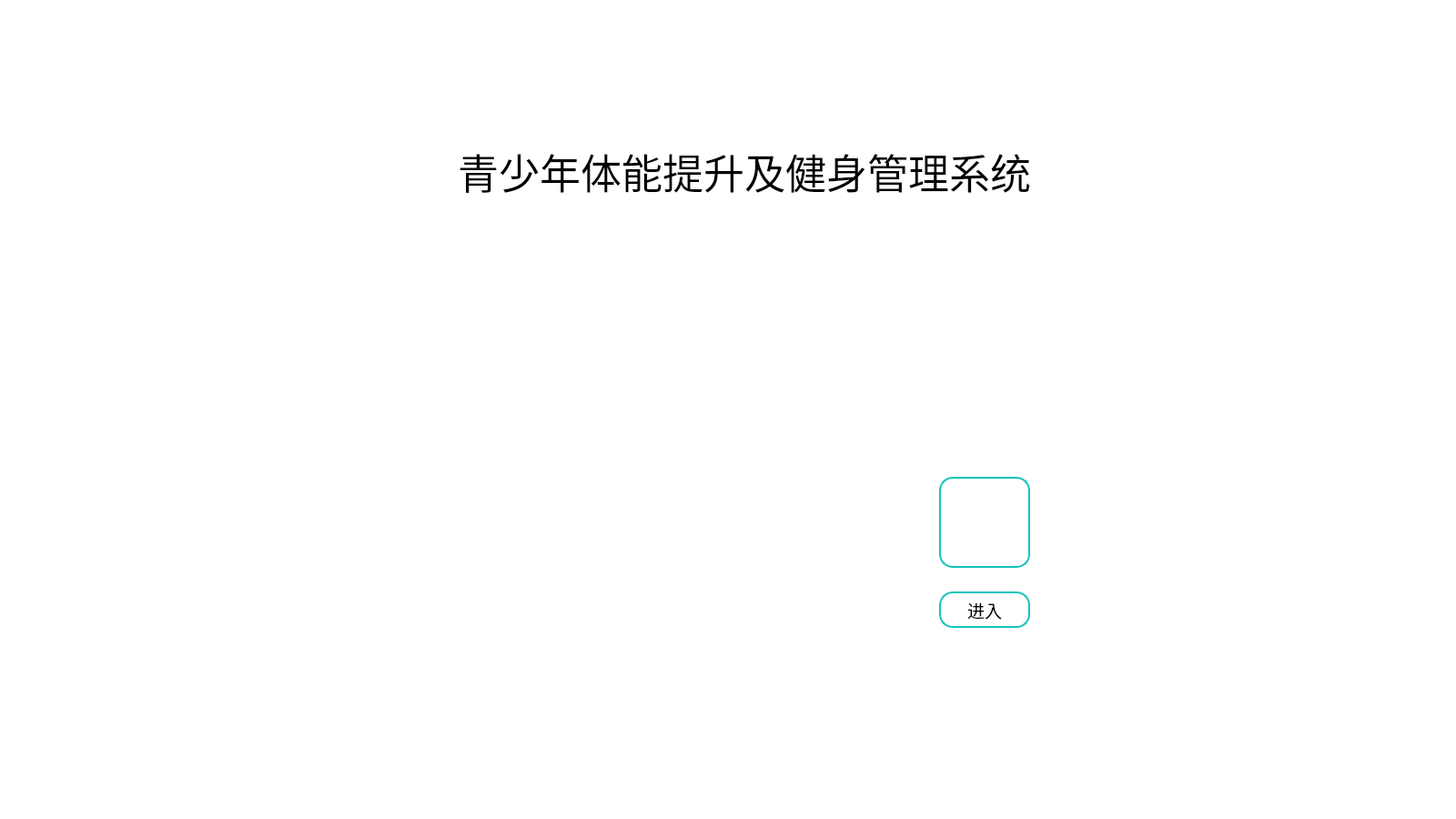
<?xml version="1.0" encoding="UTF-8"?>
<ui version="4.0">
 <class>MainWindow</class>
 <widget class="QMainWindow" name="MainWindow">
  <property name="geometry">
   <rect>
    <x>0</x>
    <y>0</y>
    <width>1600</width>
    <height>900</height>
   </rect>
  </property>
  <property name="font">
   <font>
    <pointsize>16</pointsize>
    <weight>75</weight>
    <bold>true</bold>
   </font>
  </property>
  <property name="windowTitle">
   <string>MainWindow</string>
  </property>
  <property name="styleSheet">
   <string notr="true">background-color: rgb(255, 255, 255);
border-radius:15px;</string>
  </property>
  <widget class="QWidget" name="centralWidget">
   <layout class="QGridLayout" name="gridLayout">
    <item row="0" column="1">
     <spacer name="verticalSpacer_2">
      <property name="orientation">
       <enum>Qt::Vertical</enum>
      </property>
      <property name="sizeHint" stdset="0">
       <size>
        <width>20</width>
        <height>1</height>
       </size>
      </property>
     </spacer>
    </item>
    <item row="1" column="0">
     <spacer name="horizontalSpacer_2">
      <property name="orientation">
       <enum>Qt::Horizontal</enum>
      </property>
      <property name="sizeHint" stdset="0">
       <size>
        <width>36</width>
        <height>20</height>
       </size>
      </property>
     </spacer>
    </item>
    <item row="1" column="1" rowspan="2" colspan="2">
     <layout class="QVBoxLayout" name="verticalLayout_2">
      <property name="spacing">
       <number>14</number>
      </property>
      <property name="leftMargin">
       <number>276</number>
      </property>
      <property name="topMargin">
       <number>59</number>
      </property>
      <property name="rightMargin">
       <number>240</number>
      </property>
      <property name="bottomMargin">
       <number>52</number>
      </property>
      <item>
       <widget class="QLabel" name="label">
        <property name="minimumSize">
         <size>
          <width>650</width>
          <height>80</height>
         </size>
        </property>
        <property name="font">
         <font>
          <family>JetBrains Mono Medium</family>
          <pointsize>34</pointsize>
         </font>
        </property>
        <property name="styleSheet">
         <string notr="true"/>
        </property>
        <property name="text">
         <string>青少年体能提升及健身管理系统</string>
        </property>
        <property name="scaledContents">
         <bool>false</bool>
        </property>
        <property name="alignment">
         <set>Qt::AlignCenter</set>
        </property>
        <property name="wordWrap">
         <bool>true</bool>
        </property>
        <property name="openExternalLinks">
         <bool>false</bool>
        </property>
       </widget>
      </item>
      <item>
       <spacer name="verticalSpacer">
        <property name="orientation">
         <enum>Qt::Vertical</enum>
        </property>
        <property name="sizeHint" stdset="0">
         <size>
          <width>20</width>
          <height>40</height>
         </size>
        </property>
       </spacer>
      </item>
      <item>
       <layout class="QHBoxLayout" name="horizontalLayout">
        <property name="spacing">
         <number>4</number>
        </property>
        <property name="leftMargin">
         <number>11</number>
        </property>
        <property name="topMargin">
         <number>41</number>
        </property>
        <property name="rightMargin">
         <number>0</number>
        </property>
        <property name="bottomMargin">
         <number>15</number>
        </property>
        <item>
         <widget class="QLabel" name="label_3">
          <property name="sizePolicy">
           <sizepolicy hsizetype="Preferred" vsizetype="Preferred">
            <horstretch>0</horstretch>
            <verstretch>0</verstretch>
           </sizepolicy>
          </property>
          <property name="minimumSize">
           <size>
            <width>400</width>
            <height>400</height>
           </size>
          </property>
          <property name="maximumSize">
           <size>
            <width>16777215</width>
            <height>16777215</height>
           </size>
          </property>
          <property name="styleSheet">
           <string notr="true">border-image: url(:/picture/MainWIndow/equipment.png);</string>
          </property>
          <property name="text">
           <string/>
          </property>
         </widget>
        </item>
        <item>
         <spacer name="horizontalSpacer">
          <property name="orientation">
           <enum>Qt::Horizontal</enum>
          </property>
          <property name="sizeHint" stdset="0">
           <size>
            <width>40</width>
            <height>20</height>
           </size>
          </property>
         </spacer>
        </item>
        <item>
         <layout class="QVBoxLayout" name="verticalLayout">
          <property name="leftMargin">
           <number>4</number>
          </property>
          <property name="topMargin">
           <number>181</number>
          </property>
          <property name="rightMargin">
           <number>11</number>
          </property>
          <property name="bottomMargin">
           <number>11</number>
          </property>
          <item>
           <widget class="QPushButton" name="enterSystem">
            <property name="minimumSize">
             <size>
              <width>100</width>
              <height>100</height>
             </size>
            </property>
            <property name="font">
             <font>
              <italic>false</italic>
              <underline>false</underline>
              <strikeout>false</strikeout>
              <stylestrategy>PreferDefault</stylestrategy>
              <kerning>true</kerning>
             </font>
            </property>
            <property name="cursor">
             <cursorShape>ArrowCursor</cursorShape>
            </property>
            <property name="styleSheet">
             <string notr="true">QPushButton{border:2px solid rgb(20,196,188);border-radius:15px;;border-image: url(:/icon/MainWindow/enter.png);}


QPushButton:hover{background-color: rgb(246, 245, 244);border:none;border-image: url(:/icon/MainWindow/enter.png);}</string>
            </property>
            <property name="text">
             <string/>
            </property>
           </widget>
          </item>
          <item>
           <widget class="QLabel" name="label_2">
            <property name="minimumSize">
             <size>
              <width>0</width>
              <height>0</height>
             </size>
            </property>
            <property name="maximumSize">
             <size>
              <width>100</width>
              <height>40</height>
             </size>
            </property>
            <property name="font">
             <font>
              <pointsize>14</pointsize>
             </font>
            </property>
            <property name="styleSheet">
             <string notr="true">border:2px solid rgb(20,196,188);border-radius:15px;</string>
            </property>
            <property name="text">
             <string>进入</string>
            </property>
            <property name="alignment">
             <set>Qt::AlignCenter</set>
            </property>
           </widget>
          </item>
         </layout>
        </item>
       </layout>
      </item>
     </layout>
    </item>
    <item row="2" column="3">
     <spacer name="horizontalSpacer_3">
      <property name="orientation">
       <enum>Qt::Horizontal</enum>
      </property>
      <property name="sizeHint" stdset="0">
       <size>
        <width>36</width>
        <height>20</height>
       </size>
      </property>
     </spacer>
    </item>
    <item row="3" column="2">
     <spacer name="verticalSpacer_3">
      <property name="orientation">
       <enum>Qt::Vertical</enum>
      </property>
      <property name="sizeHint" stdset="0">
       <size>
        <width>20</width>
        <height>1</height>
       </size>
      </property>
     </spacer>
    </item>
   </layout>
  </widget>
  <widget class="QMenuBar" name="menuBar">
   <property name="geometry">
    <rect>
     <x>0</x>
     <y>0</y>
     <width>1600</width>
     <height>23</height>
    </rect>
   </property>
  </widget>
  <widget class="QStatusBar" name="statusBar"/>
 </widget>
 <layoutdefault spacing="6" margin="11"/>
 <resources/>
 <connections/>
</ui>
